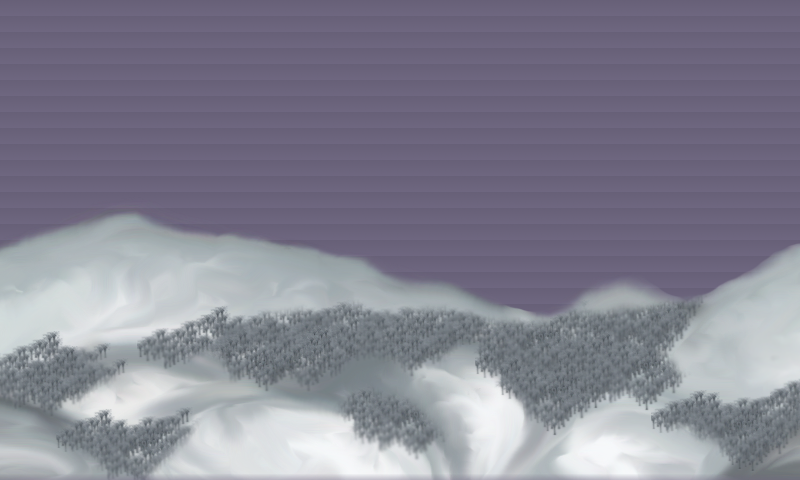

The image is a tile-based game level rendered from a .tmx file. Its description and source (layers, tilesets, objects; grid data summarised) follow:
An orthogonal 50x30 tile map with 16x16 px tiles, 2 tile layers (Tile Layer 1, Tile Layer 2), 2 tilesets and 48 objects (30x fixture, 18x object).

<map version="1.0" orientation="orthogonal" renderorder="right-down" width="50" height="30" tilewidth="16" tileheight="16" nextobjectid="50">
 <tileset firstgid="1" name="snowymountains" tilewidth="16" tileheight="16">
  <image source="../assets/snowymountains.png" width="919" height="300" />
 </tileset>
 <tileset firstgid="1027" name="dus" tilewidth="16" tileheight="16">
  <image source="../assets/dus.png" width="640" height="480" />
 </tileset>
 <layer name="Tile Layer 1" width="50" height="30">
  <data>[1500 cells, 1500 non-empty, 1 distinct tile ids]</data>
 </layer>
 <layer name="Tile Layer 2" width="50" height="30">
  <data>[1500 cells, 900 non-empty, 900 distinct tile ids]</data>
 </layer>
 <objectgroup name="Object Layer 1">
  <object id="1" name="middleSlingshot2" type="object" x="130.5" y="264" width="13" height="10">
   <properties>
    <property name="isSensor" value="true" />
    <property name="userData" value="middleSlingshot2" />
   </properties>
  </object>
  <object id="2" name="slingshot" type="object" x="92.5" y="254" width="46" height="96">
   <properties>
    <property name="groupIndex" value="-1" />
    <property name="userData" value="sling" />
   </properties>
  </object>
  <object id="3" name="middleBall" type="object" x="116.591" y="261.303" width="10" height="9">
   <properties>
    <property name="isSensor" value="true" />
    <property name="userData" value="middleBall" />
   </properties>
  </object>
  <object id="4" name="middleSlingshot1" type="object" x="99" y="264" width="13" height="10">
   <properties>
    <property name="isSensor" value="true" />
    <property name="userData" value="middleSlingshot1" />
   </properties>
  </object>
  <object id="5" name="line2" type="object" x="1.5652" y="69">
   <properties>
    <property name="isSensor" value="true" />
    <property name="userData" value="line2" />
   </properties>
   <polyline points="0,0 196,-56 490.667,-70.6667 746.667,-49.3333 798.667,2.66667" />
  </object>
  <object id="6" name="line1" type="object" x="795" y="422">
   <properties>
    <property name="isSensor" value="true" />
    <property name="userData" value="line1" />
   </properties>
   <polyline points="0,0 -623,25 -796,-50" />
  </object>
  <object id="7" name="ptiche" type="object" x="497" y="304.333" width="36" height="23.3333">
   <properties>
    <property name="isSensor" value="true" />
    <property name="userData" value="qice" />
   </properties>
  </object>
  <object id="8" name="egg1point1" type="fixture" x="596.5" y="101.5" width="11" height="11">
   <properties>
    <property name="body" value="ptiche" />
    <property name="isSensor" value="true" />
    <property name="userData" value="egg1point1" />
   </properties>
   <ellipse />
  </object>
  <object id="9" name="egg1point1" type="fixture" x="542.5" y="285.5" width="11" height="11">
   <properties>
    <property name="body" value="ptiche" />
    <property name="isSensor" value="true" />
    <property name="userData" value="egg1point1" />
   </properties>
   <ellipse />
  </object>
  <object id="10" name="egg1point1" type="fixture" x="477.5" y="283.5" width="11" height="11">
   <properties>
    <property name="body" value="ptiche" />
    <property name="isSensor" value="true" />
    <property name="userData" value="egg1point1" />
   </properties>
   <ellipse />
  </object>
  <object id="11" name="egg1point1" type="fixture" x="459.5" y="221.5" width="11" height="11">
   <properties>
    <property name="body" value="ptiche" />
    <property name="isSensor" value="true" />
    <property name="userData" value="egg1point1" />
   </properties>
   <ellipse />
  </object>
  <object id="12" name="egg1point1" type="fixture" x="378.5" y="44.5" width="11" height="11">
   <properties>
    <property name="body" value="ptiche" />
    <property name="isSensor" value="true" />
    <property name="userData" value="egg1point1" />
   </properties>
   <ellipse />
  </object>
  <object id="13" name="egg1point1" type="fixture" x="665.5" y="50.5" width="11" height="11">
   <properties>
    <property name="body" value="ptiche" />
    <property name="isSensor" value="true" />
    <property name="userData" value="egg1point1" />
   </properties>
   <ellipse />
  </object>
  <object id="14" name="ptiche2" type="object" x="708" y="377.333" width="36" height="23.3333">
   <properties>
    <property name="isSensor" value="true" />
    <property name="userData" value="qice" />
   </properties>
  </object>
  <object id="15" name="egg1point1" type="fixture" x="753.5" y="243.5" width="11" height="11">
   <properties>
    <property name="body" value="ptiche2" />
    <property name="isSensor" value="true" />
    <property name="userData" value="egg1point1" />
   </properties>
   <ellipse />
  </object>
  <object id="16" name="egg1point1" type="fixture" x="747.5" y="357.5" width="11" height="11">
   <properties>
    <property name="body" value="ptiche2" />
    <property name="isSensor" value="true" />
    <property name="userData" value="egg1point1" />
   </properties>
   <ellipse />
  </object>
  <object id="17" name="egg1point1" type="fixture" x="690.5" y="356.5" width="11" height="11">
   <properties>
    <property name="body" value="ptiche2" />
    <property name="isSensor" value="true" />
    <property name="userData" value="egg1point1" />
   </properties>
   <ellipse />
  </object>
  <object id="18" name="egg1point1" type="fixture" x="651.5" y="206.5" width="11" height="11">
   <properties>
    <property name="body" value="ptiche2" />
    <property name="isSensor" value="true" />
    <property name="userData" value="egg1point1" />
   </properties>
   <ellipse />
  </object>
  <object id="19" name="egg1point1" type="fixture" x="543.5" y="78.5" width="11" height="11">
   <properties>
    <property name="body" value="ptiche2" />
    <property name="isSensor" value="true" />
    <property name="userData" value="egg1point1" />
   </properties>
   <ellipse />
  </object>
  <object id="20" name="egg1point1" type="fixture" x="764.5" y="81.5" width="11" height="11">
   <properties>
    <property name="body" value="ptiche2" />
    <property name="isSensor" value="true" />
    <property name="userData" value="egg1point1" />
   </properties>
   <ellipse />
  </object>
  <object id="21" name="ptiche3" type="object" x="360" y="290.333" width="36" height="23.3333">
   <properties>
    <property name="isSensor" value="true" />
    <property name="userData" value="qice" />
   </properties>
  </object>
  <object id="22" name="egg1point1" type="fixture" x="465.5" y="104.5" width="11" height="11">
   <properties>
    <property name="body" value="ptiche3" />
    <property name="isSensor" value="true" />
    <property name="userData" value="egg1point1" />
   </properties>
   <ellipse />
  </object>
  <object id="23" name="egg1point1" type="fixture" x="404.5" y="274.5" width="11" height="11">
   <properties>
    <property name="body" value="ptiche3" />
    <property name="isSensor" value="true" />
    <property name="userData" value="egg1point1" />
   </properties>
   <ellipse />
  </object>
  <object id="24" name="egg1point1" type="fixture" x="346.5" y="273.5" width="11" height="11">
   <properties>
    <property name="body" value="ptiche3" />
    <property name="isSensor" value="true" />
    <property name="userData" value="egg1point1" />
   </properties>
   <ellipse />
  </object>
  <object id="25" name="egg1point1" type="fixture" x="331.5" y="187.5" width="11" height="11">
   <properties>
    <property name="body" value="ptiche3" />
    <property name="isSensor" value="true" />
    <property name="userData" value="egg1point1" />
   </properties>
   <ellipse />
  </object>
  </objectgroup>
</map>
<!-- 23 of 48 objects omitted -->
